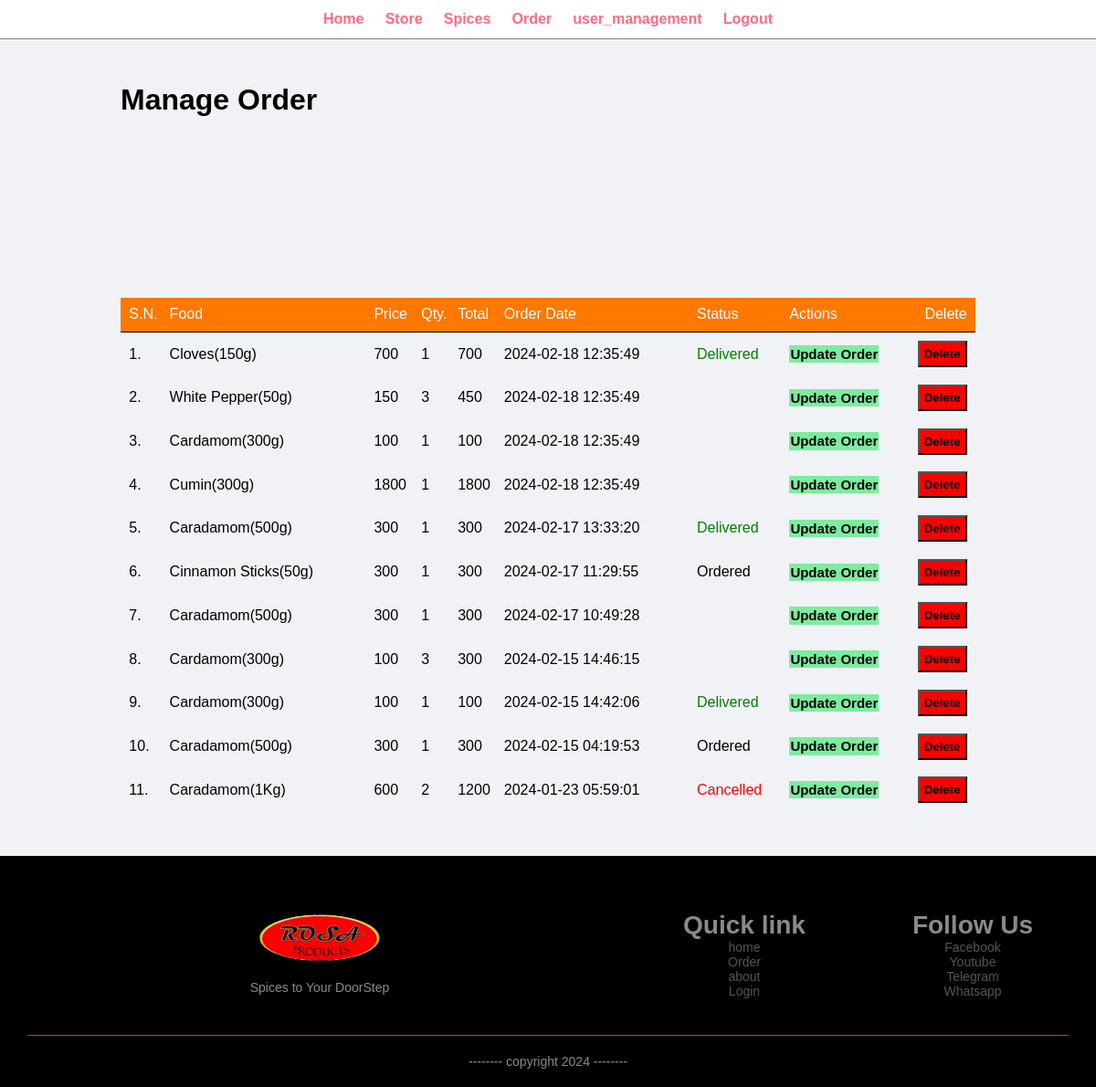
Page /admin/manage-order.php (signed in) on the committed database.
### tables this page shows
CREATE TABLE `orders` (
  `id` int(15) NOT NULL,
  `product_code` varchar(255) NOT NULL,
  `product_name` varchar(255) NOT NULL,
  `product_desc` varchar(255) NOT NULL,
  `price` int(10) NOT NULL,
  `units` int(5) NOT NULL,
  `total` int(15) NOT NULL,
  `date` timestamp NOT NULL DEFAULT current_timestamp(),
  `email` varchar(255) NOT NULL,
  `Iname` varchar(100) NOT NULL,
  `address` varchar(250) NOT NULL,
  `contact` varchar(20) NOT NULL,
  `status` varchar(50) NOT NULL,
  `distric` varchar(100) NOT NULL
);

### admin/manage-order.php (the view, shortened to what this page needs)
<?php include('partials/menu.php'); ?>
<div class="main-content">
    <div class="wrapper">
        <h1>Manage Order</h1>
                <table class="tbl-full">
                    <tr>
                        <th>S.N.</th>
                        <th>Food</th>
                        <th>Price</th>
                        <th>Qty.</th>
                        <th>Total</th>
                        <th>Order Date</th>
                        <th>Status</th>
                        <th>Actions</th>
                        <th>Delete</th>
                    </tr>
                    <?php
                        $sql = "SELECT * FROM orders ORDER BY id DESC";
                        $res = mysqli_query($conn, $sql);
                        $count = mysqli_num_rows($res);
                        $sn = 1;
                        if($count>0)
                        {
                            while($row=mysqli_fetch_assoc($res))
                            {
                                $id = $row['id'];
                                $food = $row['product_name'];
                                $price = $row['price'];
                                $qty = $row['units'];
                                $total = $row['total'];
                                $order_date = $row['date'];
                                $status = $row['status'];
                                ?>
                                    <tr>
                                        <td><?php echo $sn++; ?>. </td>
                                        <td><?php echo $food; ?></td>
                                        <td><?php echo $price; ?></td>
                                        <td><?php echo $qty; ?></td>
                                        <td><?php echo $total; ?></td>
                                        <td><?php echo $order_date; ?></td>
                                        <td>
                                            <?php
                                                if($status=="Ordered")
                                                {
                                                    echo "<label>$status</label>";
                                                }
                                                elseif($status=="On Delivery")
                                                {
                                                    echo "<label style='color: orange;'>$status</label>";
                                                }
                                                elseif($status=="Delivered")
                                                {
                                                    echo "<label style='color: green;'>$status</label>";
                                                }
                                                elseif($status=="Cancelled")
                                                {
                                                    echo "<label style='color: red;'>$status</label>";
                                                }
                                            ?>
                                        </td>
                                             <td>
                                            <a href="<?php echo SITEURL; ?>admin/update-order.php?id=<?php echo $id; ?>" class="btn-secondary">Update Order</a>
                                                <br>
                                            <td>
                                            <form method="POST" action="delete-order.php">
                                    <button type="submit" style='background:red; color:black; padding: 5px;' class="btn-secondary" onclick="return confirm('Are you sure you want to delete this order?')">Delete</button>
                                </form>
                                            </td>
                                            </td>
                                          <br>
                                    </tr>
                                <?php
                            }
                        }
                        else
                        {
                            echo "<tr><td colspan='12' class='error'>Orders not Available</td></tr>";
                        }
                    ?>
                </table>
    </div>
</div>
<?php include('partials/footer.php'); ?>

### admin/partials/menu.php (shortened to what this page needs)
<html>
    <head>
        <link rel="stylesheet" href="../css/admin.css">
    </head>
    <body>
        <div class="menu text-center">
            <div class="wrapper">
                <ul>
                    <li><a href="index.php">Home</a></li>
                    <li><a href="manage-admin.php">Store</a></li>
                    <li><a href="manage-food.php">Spices</a></li>
                    <li><a href="manage-order.php">Order</a></li>
                    <li><a href="user-management.php">user_management</a></li>
                    <li><a href="logout.php">Logout</a></li>
                </ul>
            </div>
        </div>

### admin/partials/footer.php
    <link rel="stylesheet" href="../css/stylesheet.css">
<div class="footer">
    <div class="container">
        <div class="row">
            <div class="footer-col-2">
                <img src="../project images/logo.png" width="20%">
                <p>Spices to Your DoorStep</p>
            </div>
            <div class="footer-col-3">
                <h1>Quick link</h1>
                <ul>
                    <li><a href="index.php">home</a></li>
                    <li><a href="manage-order.php">Order</a></li>
                    <li><a href="about.php">about</a></li>
                    <li><a href="login.php">Login</a></li>
                </ul>
            </div>
            <div class="footer-col-4">
                <h1>Follow Us</h1>
                <ul>
                    <li><a href="https://www.facebook.con">Facebook</a></li>
                    <li><a href="https://www.youtube.com/">Youtube</a></li>
                    <li><a href="https://www.telegram.com">Telegram</a></li>
                    <li><a href="https://www.Whatsapp.com">Whatsapp</a></li>
                </ul>
            </div>
        </div>
        <hr>
        <p class="copyright">-------- copyright 2024 --------</p>
    </div>
</div>

### css/admin.css (style rules this page uses)
* { margin: 0; padding: 0; font-family: Arial, Helvetica, sans-serif; }
.wrapper { padding: 1%; width: 80%; margin: 0 auto; }
.text-center { text-align: center; }
.tbl-full { width: 100%; }
table tr th { border-bottom: 1px solid black; padding: 1%; text-align: left; }
table tr td { padding: 1%; }
.btn-secondary { background-color: #7bed9f; padding: 1%; color: black; text-decoration: none; font-weight: bold; }
.menu { border-bottom: 1px solid grey; }
.menu ul { list-style-type: none; }
.menu ul li { display: inline; padding: 1%; }
.menu ul li a { text-decoration: none; font-weight: bold; color: #ff6b81; }
.main-content { background-color: #f1f2f6; padding: 3% 0; }

### css/stylesheet.css (style rules this page uses)
* { margin: 0; padding: 0; box-sizing: border-box; }
body { font-family: 'Poppins', sans-serif; }
a { text-decoration: none; color: #555; }
p { color: #555; }
.container { max-width:100%; margin: auto; margin-left: 10px; margin-right: 10px; }
.row { display: flex; align-items: center; flex-wrap: wrap; justify-content: space-around; }
.footer { background: black; color: #8a8a8a; font-size: 14px; padding: 60px 0 20px; }
.footer p { color: #8a8a8a; }
.footer-col-1, .footer-col-3, .footer-col-2,.footer-col-4 { min-width: 250px; margin-bottom: 20px; }
.footer-col-2 { flex: 1; text-align: center; }
.footer-col-2 img { padding-bottom: 20px; }
.footer-col-3, .footer-col-4 { flex-basis:20% ; text-align: center; }
.footer-col-3 ul, .footer-col-4 ul { list-style-type: none; }
.footer hr { border: none; background: #ff2b01; height: 1px; margin: 20px; }
.copyright { text-align: center; }
table { width:100%; border-collapse: collapse; }
th { text-align:left; padding: 10px; color:#fff; background:#ff7800; font-weight:normal; }
td { padding:10px 5px; }
td a { color:#ff7800; font-size:15px; }
td:last-child { text-align: right; }
th:last-child { text-align: right; }

### rows in the picture
orders: product_name "Cloves(150g)", price "700", units "1", total "700", date "2024-02-18 12:35:49", status "Delivered"
orders: product_name "White Pepper(50g)", price "150", units "3", total "450", date "2024-02-18 12:35:49"
orders: product_name "Cardamom(300g)", price "100", units "1", total "100", date "2024-02-18 12:35:49"
orders: product_name "Cumin(300g)", price "1800", units "1", total "1800", date "2024-02-18 12:35:49"
orders: product_name "Caradamom(500g)", price "300", units "1", total "300", date "2024-02-17 13:33:20", status "Delivered"
orders: product_name "Cinnamon Sticks(50g)", price "300", units "1", total "300", date "2024-02-17 11:29:55", status "Ordered"
orders: product_name "Caradamom(500g)", price "300", units "1", total "300", date "2024-02-17 10:49:28"
orders: product_name "Cardamom(300g)", price "100", units "3", total "300", date "2024-02-15 14:46:15"
orders: product_name "Cardamom(300g)", price "100", units "1", total "100", date "2024-02-15 14:42:06", status "Delivered"
orders: product_name "Caradamom(500g)", price "300", units "1", total "300", date "2024-02-15 04:19:53", status "Ordered"
orders: product_name "Caradamom(1Kg)", price "600", units "2", total "1200", date "2024-01-23 05:59:01", status "Cancelled"
